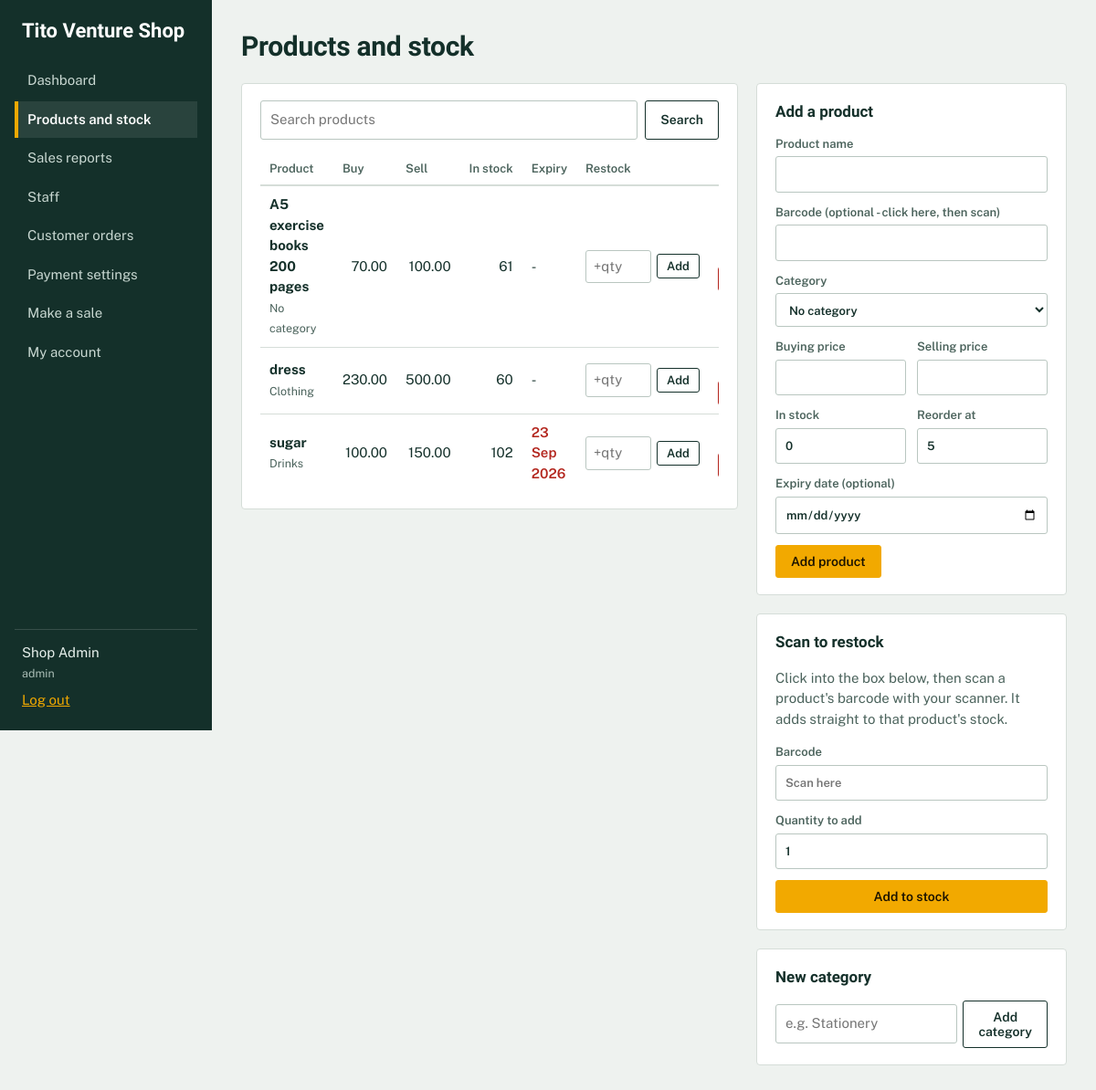
/admin/products.php (signed in), run on the app's committed database.
### tables this page shows
CREATE TABLE `products` (
  `id` int(11) NOT NULL,
  `name` varchar(150) NOT NULL,
  `barcode` varchar(50) DEFAULT NULL,
  `category_id` int(11) DEFAULT NULL,
  `buying_price` decimal(10,2) NOT NULL DEFAULT 0.00,
  `selling_price` decimal(10,2) NOT NULL DEFAULT 0.00,
  `quantity` int(11) NOT NULL DEFAULT 0,
  `reorder_level` int(11) NOT NULL DEFAULT 5,
  `expiry_date` date DEFAULT NULL,
  `created_at` timestamp NOT NULL DEFAULT current_timestamp()
);

CREATE TABLE `categories` (
  `id` int(11) NOT NULL,
  `name` varchar(100) NOT NULL
);

### includes/auth.php (called while the page is built, shortened)
<?php
function e($v): string { return htmlspecialchars((string)$v, ENT_QUOTES, 'UTF-8'); }
function app_url(string $path = ''): string { return BASE_URL . '/' . ltrim($path, '/'); }
function current_user() { return $_SESSION['user'] ?? null; }

### admin/products.php (the view, shortened to what this page needs)
<?php
require_once __DIR__ . '/../includes/auth.php';
$pageTitle = 'Products and stock';
$activeNav = 'products';
$edit = null;
$q = trim($_GET['q'] ?? '');
$sql = 'SELECT p.*, c.name AS category FROM products p LEFT JOIN categories c ON c.id = p.category_id';
$args = [];
$sql .= ' ORDER BY p.name';
$st = $pdo->prepare($sql);
$st->execute($args);
$products = $st->fetchAll();
$today = date('Y-m-d');
$soon  = date('Y-m-d', strtotime('+30 days'));
include __DIR__ . '/../includes/header.php';
?>
<div class="split">
  <section class="panel wide">
    <form class="searchbar" method="get">
      <input type="search" name="q" value="<?= e($q) ?>" placeholder="Search products">
      <button class="btn" type="submit">Search</button>
    </form>
    <?php if (!$products): ?>
      <p class="empty"><?= $q !== '' ? 'No products match that search.' : 'No products yet. Add your first product using the form.' ?></p>
    <?php else: ?>
    <div class="scroll">
    <table class="table">
      <thead><tr><th>Product</th><th class="r">Buy</th><th class="r">Sell</th><th class="r">In stock</th><th>Expiry</th><th>Restock</th><th></th></tr></thead>
      <tbody>
      <?php foreach ($products as $p):
          $low = (int)$p['quantity'] <= (int)$p['reorder_level'];
          $exp = $p['expiry_date'];
      ?>
        <tr>
          <td><b><?= e($p['name']) ?></b><br><small class="muted"><?= e($p['category'] ?? 'No category') ?><?= $p['barcode'] ? ' &middot; ' . e($p['barcode']) : '' ?></small></td>
          <td class="r"><?= number_format((float)$p['buying_price'], 2) ?></td>
          <td class="r"><?= number_format((float)$p['selling_price'], 2) ?></td>
          <td class="r <?= (int)$p['quantity'] === 0 ? 'bad' : ($low ? 'warn' : '') ?>"><?= (int)$p['quantity'] ?><?= $low ? '<br><small>low</small>' : '' ?></td>
          <td class="<?= $exp && $exp < $today ? 'bad' : ($exp && $exp <= $soon ? 'warn' : '') ?>"><?= $exp ? e(date('j M Y', strtotime($exp))) : '-' ?></td>
          <td>
            <form class="inline" method="post">
              <input type="number" name="add_qty" min="1" placeholder="+qty" class="tiny" aria-label="Quantity to add to <?= e($p['name']) ?>">
              <button class="btn small" type="submit">Add</button>
            </form>
          </td>
          <td class="actions">
          </td>
        </tr>
      <?php endforeach; ?>
      </tbody>
    </table>
    </div>
    <?php endif; ?>
  </section>
  <aside class="stack">
    <section class="panel">
      <h2><?= $edit ? 'Edit product' : 'Add a product' ?></h2>
      <form method="post" class="form">
        <label>Product name
          <input type="text" name="name" required value="<?= e($edit['name'] ?? '') ?>">
        </label>
        <label>Barcode (optional - click here, then scan)
          <input type="text" name="barcode" value="<?= e($edit['barcode'] ?? '') ?>" autocomplete="off">
        </label>
        <label>Category
          <select name="category_id">
            <option value="0">No category</option>
          </select>
        </label>
        <div class="row2">
          <label>Buying price
            <input type="number" step="0.01" min="0" name="buying_price" value="<?= e($edit['buying_price'] ?? '') ?>">
          </label>
          <label>Selling price
            <input type="number" step="0.01" min="0.01" name="selling_price" required value="<?= e($edit['selling_price'] ?? '') ?>">
          </label>
        </div>
        <div class="row2">
          <label>In stock
            <input type="number" min="0" name="quantity" value="<?= e($edit['quantity'] ?? 0) ?>">
          </label>
          <label>Reorder at
            <input type="number" min="0" name="reorder_level" value="<?= e($edit['reorder_level'] ?? 5) ?>">
          </label>
        </div>
        <label>Expiry date (optional)
          <input type="date" name="expiry_date" value="<?= e($edit['expiry_date'] ?? '') ?>">
        </label>
        <div class="btnrow">
          <button class="btn primary" type="submit"><?= $edit ? 'Save changes' : 'Add product' ?></button>
        </div>
      </form>
    </section>
    <section class="panel">
      <h2>Scan to restock</h2>
      <p class="muted">Click into the box below, then scan a product's barcode with your scanner. It adds straight to that product's stock.</p>
      <form method="post" class="form">
        <label>Barcode <input type="text" name="barcode" autocomplete="off" autofocus placeholder="Scan here"></label>
        <label>Quantity to add <input type="number" name="add_qty" value="1" min="1"></label>
        <button class="btn primary" type="submit">Add to stock</button>
      </form>
    </section>
    <section class="panel">
      <h2>New category</h2>
      <form method="post" class="inline-form">
        <input type="text" name="category_name" placeholder="e.g. Stationery" aria-label="Category name">
        <button class="btn" type="submit">Add category</button>
      </form>
    </section>
  </aside>
</div>
<?php include __DIR__ . '/../includes/footer.php'; ?>

### includes/header.php (shortened to what this page needs)
<?php
$user  = current_user();
$activeNav = $activeNav ?? '';
?>
<!DOCTYPE html>
<html lang="en">
<head>
<link rel="stylesheet" href="<?= app_url('assets/css/style.css') ?>">
</head>
<body>
<div class="shell">
  <aside class="side">
    <a class="brand" href="<?= app_url('index.php') ?>"><?= e(SHOP_NAME) ?></a>
    <nav class="nav">
      <?php if ($user['role'] === 'admin'): ?>
        <a href="<?= app_url('admin/dashboard.php') ?>" class="<?= $activeNav === 'dashboard' ? 'on' : '' ?>">Dashboard</a>
        <a href="<?= app_url('admin/products.php') ?>" class="<?= $activeNav === 'products' ? 'on' : '' ?>">Products and stock</a>
        <a href="<?= app_url('admin/reports.php') ?>" class="<?= $activeNav === 'reports' ? 'on' : '' ?>">Sales reports</a>
        <a href="<?= app_url('admin/users.php') ?>" class="<?= $activeNav === 'users' ? 'on' : '' ?>">Staff</a>
        <a href="<?= app_url('admin/orders.php') ?>" class="<?= $activeNav === 'orders' ? 'on' : '' ?>">Customer orders</a>
        <a href="<?= app_url('admin/settings.php') ?>" class="<?= $activeNav === 'settings' ? 'on' : '' ?>">Payment settings</a>
      <?php endif; ?>
      <a href="<?= app_url('cashier/pos.php') ?>" class="<?= $activeNav === 'pos' ? 'on' : '' ?>">Make a sale</a>
      <a href="<?= app_url('cashier/account.php') ?>" class="<?= $activeNav === 'account' ? 'on' : '' ?>">My account</a>
    </nav>
    <div class="who">
      <span><?= e($user['name']) ?></span>
      <small><?= e($user['role']) ?></small>
      <a href="<?= app_url('logout.php') ?>">Log out</a>
    </div>
  </aside>
  <main class="main">
    <h1 class="page-title"><?= e($pageTitle ?? '') ?></h1>

### includes/footer.php
  </main>
</div>
</body>
</html>

### assets/css/style.css (style rules this page uses)
:root { --ink: #14302A; --ink-soft: #4B635C; --paper: #EEF2EF; --panel: #FFFFFF; --line: #D5DDD8; --marigold: #F2A900; --marigold-deep: #8A5F00; --alert: #B3261E; --ok: #1F7A4D; --font-head: "Bricolage Grotesque", "Segoe UI", system-ui, sans-serif; --font-body: "Public Sans", "Segoe UI", system-ui, sans-serif; --font-till: "Courier Prime", "Courier New", monospace; }
* { box-sizing: border-box; }
html { -webkit-text-size-adjust: 100%; }
body { margin: 0; background: var(--paper); color: var(--ink); font: 400 15px/1.5 var(--font-body); }
a { color: var(--ink); }
h1, h2 { font-family: var(--font-head); margin: 0; }
h2 { font-size: 17px; font-weight: 700; margin-bottom: 12px; }
small, .muted { color: var(--ink-soft); }
.shell { display: flex; min-height: 100vh; }
.side { width: 232px; background: var(--ink); color: #E6EFEB; padding: 22px 16px; display: flex; flex-direction: column; position: sticky; top: 0; height: 100vh; }
.brand { font: 700 22px/1.1 var(--font-head); color: #fff; text-decoration: none; padding: 0 8px 22px; }
.nav { display: flex; flex-direction: column; gap: 2px; flex: 1; }
.nav a { color: #C9D8D2; text-decoration: none; padding: 9px 10px; border-left: 4px solid transparent; }
.nav a.on { color: #fff; border-left-color: var(--marigold); background: rgba(255,255,255,.09); font-weight: 600; }
.who { border-top: 1px solid rgba(255,255,255,.15); padding: 14px 8px 0; display: flex; flex-direction: column; gap: 2px; }
.who small { color: #A9BDB5; }
.who a { color: var(--marigold); margin-top: 6px; }
.main { flex: 1; padding: 28px 32px 48px; min-width: 0; max-width: 1240px; }
.page-title { font-size: 30px; font-weight: 700; margin-bottom: 18px; letter-spacing: -.01em; }
.panel { background: var(--panel); border: 1px solid var(--line); border-radius: 4px; padding: 18px 20px; margin-bottom: 20px; }
.split { display: grid; grid-template-columns: minmax(0, 1fr) 340px; gap: 20px; align-items: start; }
.stack .panel:last-child { margin-bottom: 0; }
.scroll { overflow-x: auto; }
.table { width: 100%; border-collapse: collapse; }
.table th { text-align: left; font-weight: 600; font-size: 13px; color: var(--ink-soft); padding: 8px 10px; border-bottom: 2px solid var(--line); white-space: nowrap; }
.table td { padding: 9px 10px; border-bottom: 1px solid var(--line); vertical-align: middle; }
.table tr:last-child td { border-bottom: 0; }
.r { text-align: right; }
.bad { color: var(--alert); font-weight: 600; }
.actions { white-space: nowrap; text-align: right; }
label { display: block; font-size: 13px; font-weight: 600; color: var(--ink-soft); }
input, select { display: block; width: 100%; margin-top: 4px; padding: 9px 10px; font: inherit; color: var(--ink); background: #fff; border: 1px solid #B9C6C0; border-radius: 3px; }
.form { display: flex; flex-direction: column; gap: 12px; }
.row2 { display: grid; grid-template-columns: 1fr 1fr; gap: 12px; }
.inline, .inline-form { display: flex; gap: 6px; align-items: center; margin: 0; }
.inline-form input { margin-top: 0; }
.inline input { margin-top: 0; }
.tiny { width: 72px; padding: 6px 8px; }
.searchbar { display: flex; gap: 8px; margin-bottom: 14px; }
.searchbar input { margin-top: 0; }
.btnrow { display: flex; gap: 8px; align-items: center; }
.btn { display: inline-block; font: 600 14px var(--font-body); padding: 9px 16px; border-radius: 3px; border: 1px solid var(--ink); background: #fff; color: var(--ink); cursor: pointer; text-decoration: none; text-align: center; }
.btn.primary { background: var(--marigold); border-color: var(--marigold); color: #1A1200; }
.btn.small { padding: 5px 10px; font-size: 13px; }

### data on the page
products: name "A5 exercise books 200 pages", category "No category", buying_price "70.00", selling_price "100.00", quantity "61"
products: name "dress", category.name "Clothing", buying_price "230.00", selling_price "500.00", quantity "60"
products: name "sugar", category.name "Drinks", buying_price "100.00", selling_price "150.00", quantity "102", expiry_date "23 Sep 2026"

### other printed values
SHOP_NAME "Tito Venture Shop"
$user['name'] "Shop Admin"
$user['role'] "admin"
$pageTitle "Products and stock"
